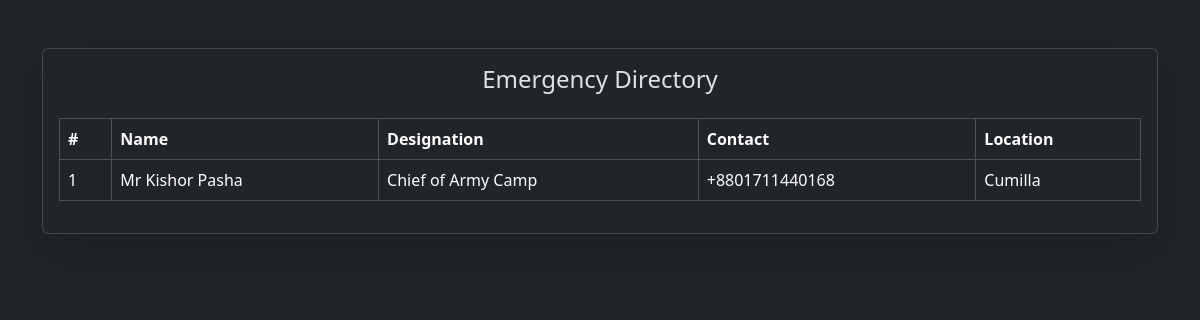
Page /emergency_directory on the committed database.
### models/emergency_directory.py (models this page shows, shortened)
class EmergencyDirectory(db.Model):
    __tablename__ = 'emergency_directory'
    id = db.Column(db.Integer, primary_key=True)
    name = db.Column(db.String, nullable=False)
    designation = db.Column(db.String, nullable=False)
    contact = db.Column(db.String, nullable=False)
    location = db.Column(db.String, nullable=False)

### app.py (the view, shortened to what this page needs)
@app.route('/emergency_directory', methods=['GET', 'POST'])
def emergency_directory():
    directory = EmergencyDirectory.query.all()
    return render_template('emergency_directory.html', directory=directory)

### templates/emergency_directory.html (shortened to what this page needs)
{% extends 'base.html' %}
{% block content %}
<div class="container mt-5">
    <div class="card shadow-lg">
        <div class="card-body">
            <h4 class="text-center mb-4">Emergency Directory</h4>
            <div class="table-responsive">
                <table class="table table-bordered table-hover">
                    <thead class="table-dark">
                        <tr>
                            <th>#</th>
                            <th>Name</th>
                            <th>Designation</th>
                            <th>Contact</th>
                            <th>Location</th>
                        </tr>
                    </thead>
                    <tbody>
                        {% for contact in directory %}
                        <tr>
                            <td>{{ contact.id }}</td>
                            <td>{{ contact.name }}</td>
                            <td>{{ contact.designation }}</td>
                            <td>{{ contact.contact }}</td>
                            <td>{{ contact.location }}</td>
                        </tr>
                        {% endfor %}
                    </tbody>
                </table>
            </div>
        </div>
    </div>
</div>
{% endblock %}

### rows in the picture
EmergencyDirectory: id "1", name "Mr Kishor Pasha", designation "Chief of Army Camp", contact "+8801711440168", location "Cumilla"
